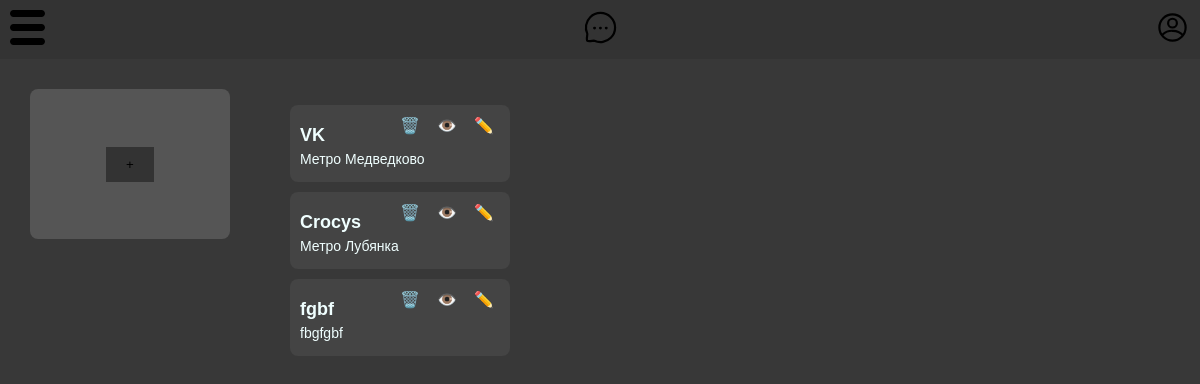
/holding/, run on an earlier commit of the app's database.
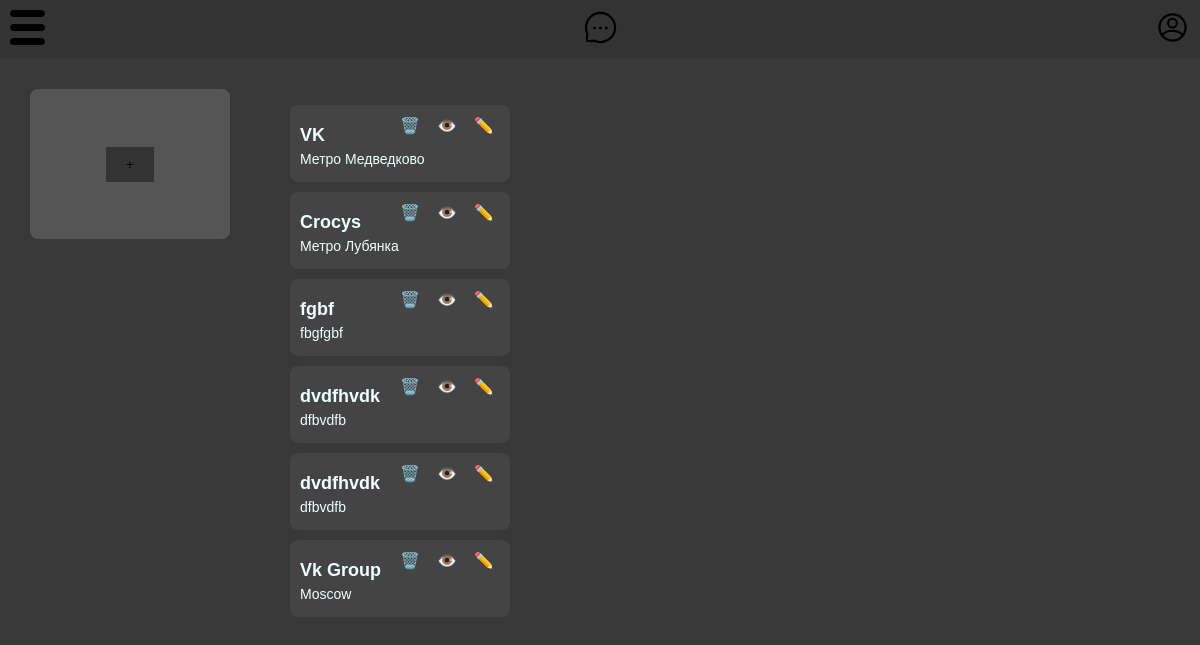
And on a later commit of the database.
### HoldingMainMenu/models.py (models this page shows, shortened)
class Venues(models.Model):
    name = models.CharField(max_length=255)
    description = models.TextField()
    location = models.CharField(max_length=255)
    capacity = models.IntegerField()
    square = models.IntegerField()
    wardrobe = models.BooleanField()
    parking = models.BooleanField()
    status = models.IntegerField(default=0, editable=False)

### HoldingMainMenu/views.py (the view)
# urls.py: path('', mainpagehold, name='holdingmainpage'),
def mainpagehold(request):
    posts = Venues.objects.all()
    if request.method == 'POST':
        form = AddVenueForm(request.POST,  request.FILES)
        if form.is_valid():
            form.save()
    else:
        form = AddVenueForm()
    return render(request, 'Holdings/holdingmain.html', {'form': form, 'posts': posts})

### templates/Holdings/holdingmain.html (shortened to what this page needs)
{% extends 'Holdings/base.html' %}
{% load static %}
{% block content %}
<div class="container">
    <div class="add-card">
        <button id="openModal" class="btn">+</button>
    </div>
    <ul>
        {% for post in posts %}
        <li class="li_style">
            <div class="card">
                <h3>{{ post.name }}</h3>
                <p>{{ post.location }}</p>
                <div class="actions">
                    <button>🗑️</button>
                    <button>👁️</button>
                    <button>✏️</button>
                </div>
            </div>
        </li>
        {% endfor %}
    </ul>
</div>
{% endblock %}

### templates/Holdings/base.html (shortened to what this page needs)
{% load static %}
<!DOCTYPE html>
<html lang="ru">
<head>
    <link rel="stylesheet" href="{% static 'imports.css' %}">
</head>
<body class="main_color">
    <header class="header">
        <a href="{% url 'holdingmainpage' %}" class="button-image">
            <img class="logo" src="{% static 'svg/menu.svg' %}" alt="Логотип">
        </a>
        <a>
            <img class="logo" src="{% static 'svg/chat.svg' %}" alt="Логотип">
        </a>
        <a>
            <img class="logo" src="{% static 'svg/profile.svg' %}" alt="Логотип">
        </a>
    </header>
    {% block content %}
    {% endblock %}
</body>
</html>

### static_dev/style.css (style rules this page uses)
.main_color { background-color: #383838; color:azure; margin: 0px; }
.li_style { list-style-type: none; }
.container { display: flex; flex-wrap: wrap; padding: 20px; }
.card { width: 200px; margin: 10px; padding: 10px; background-color: #444; border-radius: 8px; position: relative; z-index: -100; }
.card h3 { margin: 10px 0 5px; font-size: 18px; }
.card p { margin: 5px 0; font-size: 14px; }
.card .actions { position: absolute; top: 10px; right: 10px; display: flex; gap: 5px; }
.card .actions button { background: none; border: none; color: #fff; cursor: pointer; font-size: 16px; }
.add-card { width: 200px; height: 150px; margin: 10px; display: flex; justify-content: center; align-items: center; background-color: #555; border-radius: 8px; color: #fff; font-size: 50px; cursor: pointer; }
body { font-family: Arial, sans-serif; background-color: #333; color: #fff; margin: 0; padding: 0; }

### static_dev/add_venue.css (style rules this page uses)
body { font-family: Arial, sans-serif; margin: 0; padding: 0; }
.btn { display: inline-block; margin: 20px; padding: 10px 20px; background-color: #333; border: none; cursor: pointer; }

### static_dev/css_files/header/header.css (style rules this page uses)
.header { display: flex; justify-content: space-between; align-items: center; padding: 10px; background-color: #333; }

### static_dev/css_files/logo/logo.css (style rules this page uses)
.logo { width: 35px; height: 35px; }

What changed in the data, as far as the page shows it:
added Venues: name "dvdfhvdk", location "dfbvdfb"
added Venues: name "dvdfhvdk", location "dfbvdfb"
added Venues: name "Vk Group", location "Moscow"
